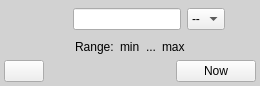
<?xml version="1.0" encoding="UTF-8"?>
<ui version="4.0">
 <class>ClockPopup</class>
 <widget class="QDialog" name="ClockPopup">
  <property name="enabled">
   <bool>true</bool>
  </property>
  <property name="geometry">
   <rect>
    <x>0</x>
    <y>0</y>
    <width>260</width>
    <height>86</height>
   </rect>
  </property>
  <property name="styleSheet">
   <string notr="true">#ClockPopup { background: rgb(210, 210, 210); border-radius: 6px;	padding: 6px; }</string>
  </property>
  <layout class="QVBoxLayout" name="verticalLayout_2" stretch="0,0,0">
   <property name="leftMargin">
    <number>4</number>
   </property>
   <property name="topMargin">
    <number>4</number>
   </property>
   <property name="rightMargin">
    <number>4</number>
   </property>
   <property name="bottomMargin">
    <number>4</number>
   </property>
   <item>
    <layout class="QHBoxLayout" name="horizontalLayout1" stretch="1,0,1">
     <item>
      <spacer name="horizontalSpacer_3">
       <property name="orientation">
        <enum>Qt::Orientation::Horizontal</enum>
       </property>
       <property name="sizeHint" stdset="0">
        <size>
         <width>0</width>
         <height>0</height>
        </size>
       </property>
      </spacer>
     </item>
     <item>
      <widget class="QLineEdit" name="timeEdit">
       <property name="alignment">
        <set>Qt::AlignmentFlag::AlignCenter</set>
       </property>
      </widget>
     </item>
     <item>
      <widget class="QStackedWidget" name="amPmStack">
       <property name="currentIndex">
        <number>1</number>
       </property>
       <widget class="QWidget" name="pageBlank">
        <layout class="QHBoxLayout" name="horizontalLayout_3">
         <property name="leftMargin">
          <number>0</number>
         </property>
         <property name="topMargin">
          <number>0</number>
         </property>
         <property name="rightMargin">
          <number>0</number>
         </property>
         <property name="bottomMargin">
          <number>0</number>
         </property>
        </layout>
       </widget>
       <widget class="QWidget" name="pageAmPm">
        <layout class="QHBoxLayout" name="horizontalLayout_4">
         <property name="leftMargin">
          <number>0</number>
         </property>
         <property name="topMargin">
          <number>0</number>
         </property>
         <property name="rightMargin">
          <number>0</number>
         </property>
         <property name="bottomMargin">
          <number>0</number>
         </property>
         <item>
          <widget class="QComboBox" name="amPmComboBox">
           <property name="currentText">
            <string notr="true">--</string>
           </property>
           <item>
            <property name="text">
             <string notr="true">--</string>
            </property>
           </item>
           <item>
            <property name="text">
             <string notr="true">--</string>
            </property>
           </item>
          </widget>
         </item>
         <item>
          <spacer name="horizontalSpacer_4">
           <property name="orientation">
            <enum>Qt::Orientation::Horizontal</enum>
           </property>
           <property name="sizeHint" stdset="0">
            <size>
             <width>0</width>
             <height>0</height>
            </size>
           </property>
          </spacer>
         </item>
        </layout>
       </widget>
      </widget>
     </item>
    </layout>
   </item>
   <item>
    <widget class="QFrame" name="rangeFrame">
     <layout class="QHBoxLayout" name="horizontalLayout_5">
      <property name="leftMargin">
       <number>0</number>
      </property>
      <property name="topMargin">
       <number>0</number>
      </property>
      <property name="rightMargin">
       <number>0</number>
      </property>
      <property name="bottomMargin">
       <number>0</number>
      </property>
      <item>
       <spacer name="horizontalSpacer_7">
        <property name="orientation">
         <enum>Qt::Orientation::Horizontal</enum>
        </property>
        <property name="sizeHint" stdset="0">
         <size>
          <width>0</width>
          <height>0</height>
         </size>
        </property>
       </spacer>
      </item>
      <item>
       <widget class="QLabel" name="label">
        <property name="text">
         <string>Range:</string>
        </property>
       </widget>
      </item>
      <item>
       <widget class="QLabel" name="rangeMinLabel">
        <property name="text">
         <string notr="true">min</string>
        </property>
       </widget>
      </item>
      <item>
       <widget class="QLabel" name="label_3">
        <property name="text">
         <string notr="true">...</string>
        </property>
       </widget>
      </item>
      <item>
       <widget class="QLabel" name="rangeMaxLabel">
        <property name="text">
         <string notr="true">max</string>
        </property>
       </widget>
      </item>
      <item>
       <spacer name="horizontalSpacer_8">
        <property name="orientation">
         <enum>Qt::Orientation::Horizontal</enum>
        </property>
        <property name="sizeHint" stdset="0">
         <size>
          <width>0</width>
          <height>0</height>
         </size>
        </property>
       </spacer>
      </item>
     </layout>
    </widget>
   </item>
   <item>
    <layout class="QHBoxLayout" name="horizontalLayout">
     <item>
      <widget class="QPushButton" name="pickInvalidButton">
       <property name="icon">
        <iconset>
         <disabledoff>:/Symbols/ClearInput_P.png</disabledoff>
         <activeon>:/Symbols/ClearInput_A.png</activeon>
        </iconset>
       </property>
       <property name="autoDefault">
        <bool>false</bool>
       </property>
      </widget>
     </item>
     <item>
      <spacer name="horizontalSpacer">
       <property name="orientation">
        <enum>Qt::Orientation::Horizontal</enum>
       </property>
       <property name="sizeHint" stdset="0">
        <size>
         <width>0</width>
         <height>0</height>
        </size>
       </property>
      </spacer>
     </item>
     <item>
      <widget class="QPushButton" name="pickNowButton">
       <property name="text">
        <string>Now</string>
       </property>
       <property name="autoDefault">
        <bool>false</bool>
       </property>
      </widget>
     </item>
    </layout>
   </item>
  </layout>
 </widget>
 <resources/>
 <connections/>
</ui>
